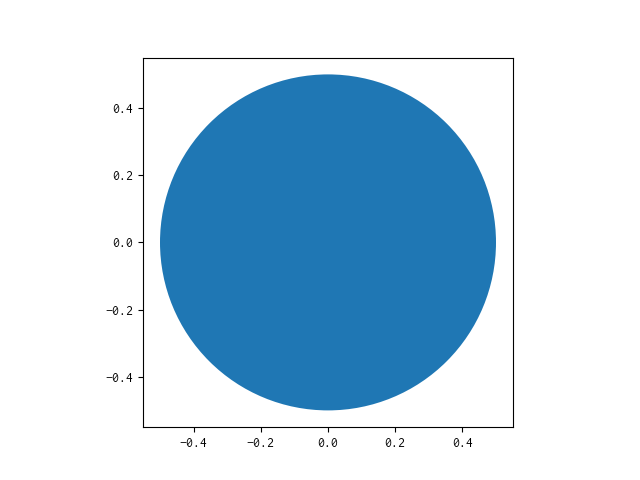

Generate this figure with Python:
import matplotlib.pyplot as plt

def create_circle():
    circle = plt.Circle((0, 0), radius=0.5)
    return circle

def show_shape(patch):
    ax = plt.gca()
    ax.add_patch(patch)
    plt.axis('scaled')
    plt.savefig('circle.png')

if __name__ == '__main__':
    c = create_circle()
    show_shape(c)
